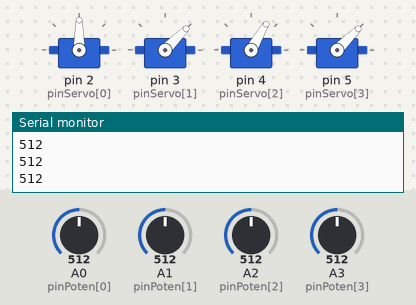
The sketch below on a simulated Arduino Uno, built with avr-gcc and run on an emulated ATmega328P. On the bench: 4 × servo, the last lines printed to the serial monitor. The test bench sets the inputs (shaded band); at power-on: A2 (pinPoten[2]) = 512, A0 (pinPoten[0]) = 512, A1 (pinPoten[1]) = 512, A3 (pinPoten[3]) = 512.

Above: at 1.2 s.
1.3 s: A2 (pinPoten[2]) set to 716
At 2.1 s:
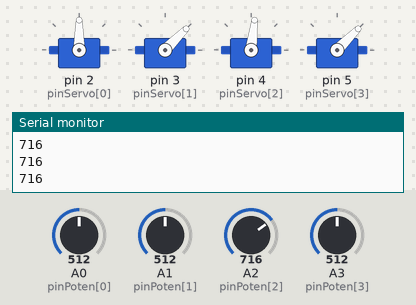
2.8 s: A0 (pinPoten[0]) set to 716
At 3.4 s:
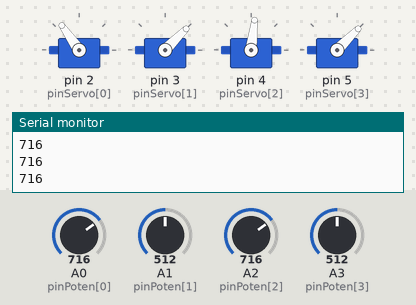
4.3 s: A1 (pinPoten[1]) set to 716
At 5.5 s:
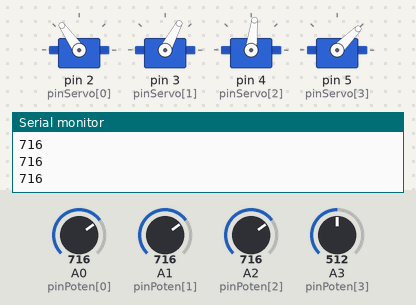
5.8 s: A3 (pinPoten[3]) set to 716
At 6.7 s:
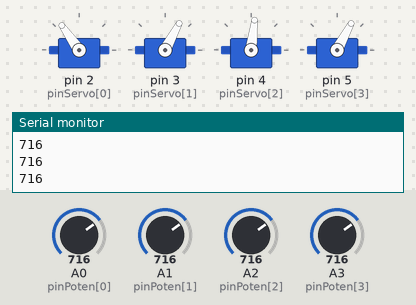
7.3 s: A2 (pinPoten[2]) set to 992
At 7.9 s:
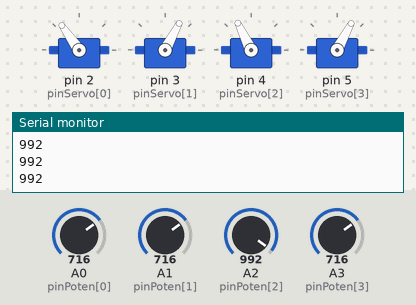
8.8 s: A0 (pinPoten[0]) set to 992
At 10.2 s:
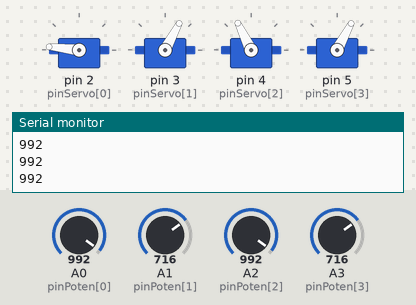
Timing chart, 0 to 11.3 s (numbered marks = the images above; inputs shaded):
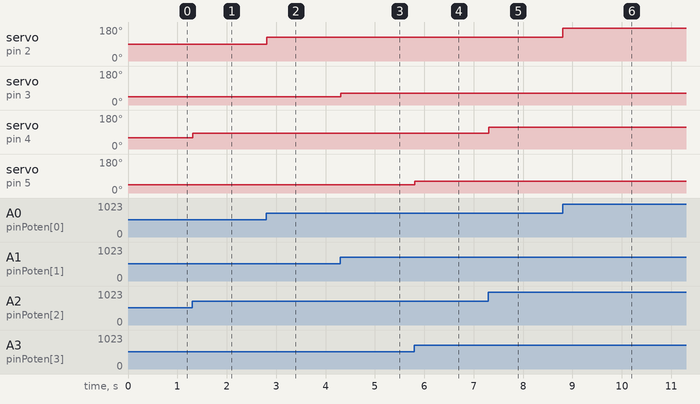

Measured:
- after the input at 1.3 s, servo on pin 4 (pinServo[2]): 60° → 83° at once
- after the input at 2.8 s, servo on pin 2 (pinServo[0]): 90° → 125° at once
- after the input at 4.3 s, servo on pin 3 (pinServo[1]): 45° → 62° at once
- after the input at 5.8 s, servo on pin 5 (pinServo[3]): 45° → 62° at once
- after the input at 7.3 s, servo on pin 4 (pinServo[2]): 83° → 116° at once
- after the input at 8.8 s, servo on pin 2 (pinServo[0]): 125° → 174° at once

The sketch:

2024_1_b2_servo_moto_moves_according_to_the_potentiometer1.ino
```cpp
#include <Servo.h>

const int pinServo[] = {2,3,4,5};
Servo servo[4];

const int pinPoten[] = {A0, A1, A2, A3};
int valorPoten[4];

void setup() {
  Serial.begin(9600);

  for (int i = 0; i < 4; i++) {
    servo[i].attach(pinServo[i]);
    servo[i].write(0);
  }
}

void loop() {
  for (int i = 0; i < 4; i++) {
    valorPoten[i] = analogRead(pinPoten[i]);
    if(i == 2) {
    	Serial.println(valorPoten[i]);
    }
  }


  valorPoten[0] = map(valorPoten[0], 0, 1023, 0, 180);
  valorPoten[1] = map(valorPoten[1], 0, 1023, 0, 90);
  valorPoten[2] = map(valorPoten[2], 0, 1023, 0, 120);
  valorPoten[3] = map(valorPoten[3], 0, 1023, 0, 90);

  servo[0].write(valorPoten[0]);
  servo[1].write(valorPoten[1]);
  servo[2].write(valorPoten[2]);
  servo[3].write(valorPoten[3]);

}
```
